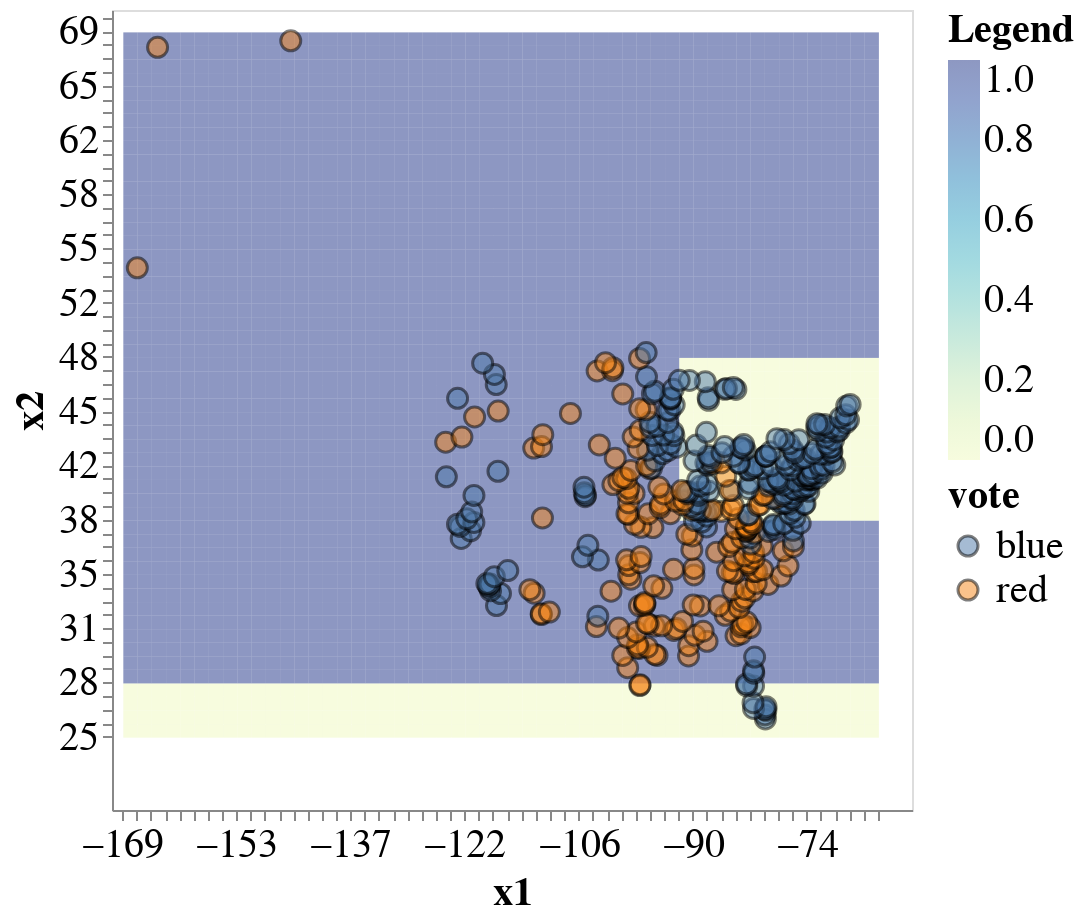

Here is the notebook cell this chart was saved with:
### Code cell
plot_tree(X, y, model.estimators_[0])

### Figure 1 — Vega-Lite specification as saved in the notebook (floating-point values rounded to 4 significant figures; data arrays with more than 128 entries replaced by an {"elided": "..."} marker saying what was removed)
{"config": {"view": {"continuousWidth": 300, "continuousHeight": 300}, "axis": {"labelFontSize": 20, "titleFontSize": 20}, "legend": {"labelFontSize": 20, "titleFontSize": 20}}, "layer": [{"data": {"name": "data-47374b15ba0c2fff9fa8c095918e5309"}, "mark": {"type": "rect", "opacity": 0.5}, "encoding": {"color": {"field": "predictions", "title": "Legend", "type": "quantitative"}, "x": {"bin": {"step": 1.96}, "field": "x1", "type": "quantitative"}, "y": {"bin": {"step": 0.8477}, "field": "x2", "type": "quantitative"}}}, {"data": {"name": "data-a15ebea2b9249296d83896ab5003b88c"}, "mark": {"type": "circle", "opacity": 0.5, "size": 100, "stroke": "black", "strokeWidth": 1.5}, "encoding": {"color": {"field": "vote", "type": "nominal"}, "x": {"axis": {"labels": true, "ticks": true, "title": "x1"}, "field": "x1", "type": "quantitative"}, "y": {"axis": {"labels": true, "ticks": true, "title": "x2"}, "field": "x2", "type": "quantitative"}}}], "height": 400, "width": 400, "$schema": "https://vega.github.io/schema/vega-lite/v5.20.1.json", "datasets": {"data-47374b15ba0c2fff9fa8c095918e5309": {"elided": "2756 records"}, "data-a15ebea2b9249296d83896ab5003b88c": {"elided": "400 records"}}}
